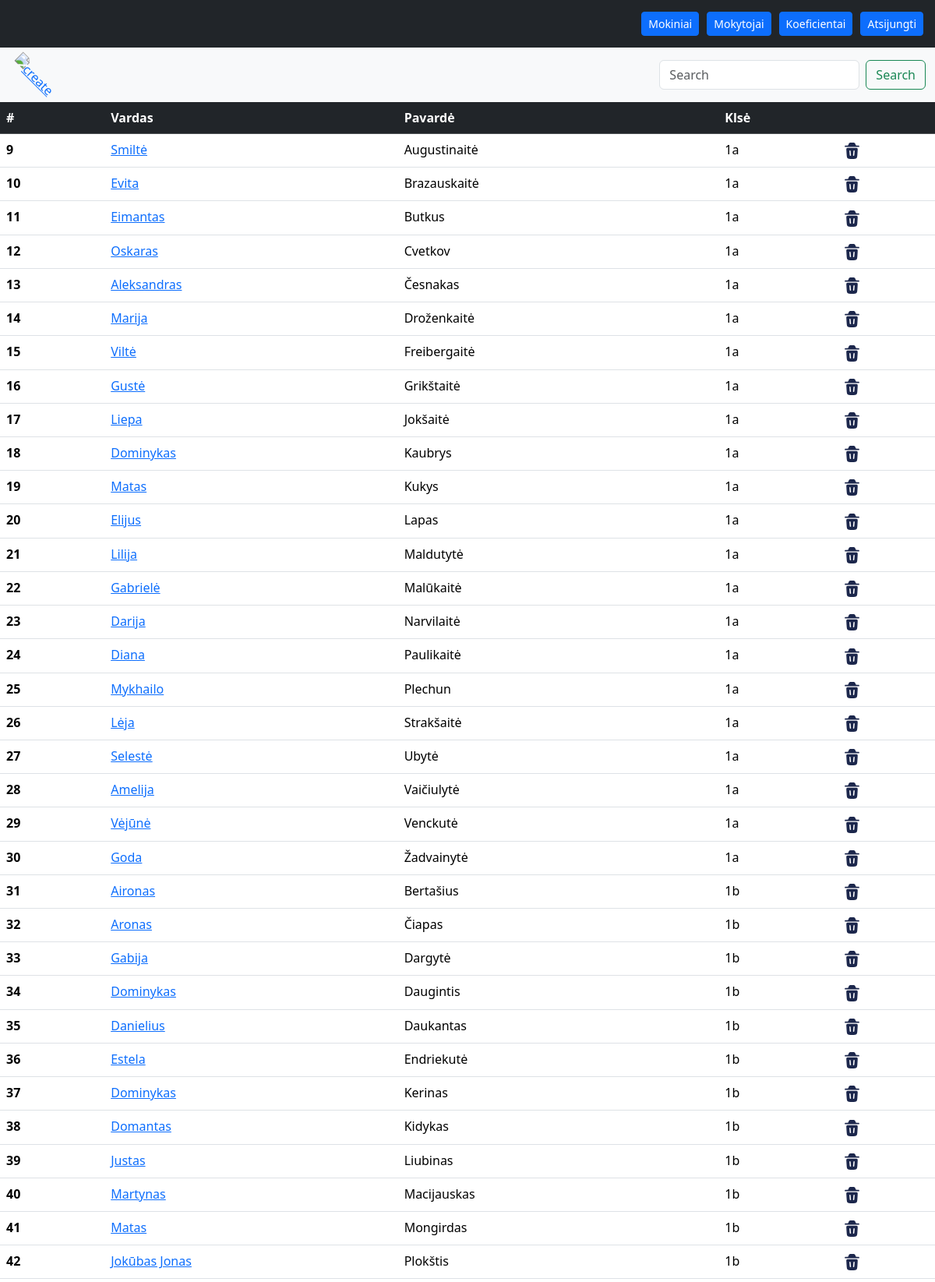
Screenshot of /student/ (signed in, upper part) with the database file from the repository.
### student/models.py (models this page shows, shortened)
class Student(models.Model):
    name = models.CharField(max_length=30)
    surename = models.CharField(max_length=30)
    student_class = models.ForeignKey('StudentClass', null=True, on_delete=models.SET_NULL)
    date_created = models.DateTimeField(auto_now_add=True)
    date_modified = models.DateTimeField(auto_now=True)

class StudentClass(models.Model):
    class_name = models.CharField(max_length=255)
    date_created = models.DateTimeField(auto_now_add=True)
    date_modified = models.DateTimeField(auto_now=True)
    def __str__(self) -> str:
        return self.class_name

### student/views.py (the view)
# urls.py: path('', StudentListView.as_view(), name='student-list'),
class StudentListView(LoginRequiredMixin, ListView):
    model = Student
    template_name = 'student-list.html'
    login_url = '/accounts/login/'
    def get_queryset(self):
        queryset = Student.objects.all()
        search_query = self.request.GET.get('search', '')
        if search_query:
            queryset = queryset.filter(
                Q(name__icontains=search_query) |
                Q(surename__icontains=search_query) |
                Q(student_class__class_name__icontains=search_query)
            )
        return queryset
    def get_context_data(self, **kwargs):
        student_classes = StudentClass.objects.all()
        context = super().get_context_data(**kwargs)
        context['student_classes'] = student_classes
        return context

### student/templates/student-list.html (shortened to what this page needs)
{% extends 'student-layout.html' %}
{% load static %}
{% block tools %}
<a href="{% url 'student-create' %}" data-bs-toggle="tooltip" data-bs-placement="top"
title="Pridėti mokinį">
<img style="width: 25px; transform: rotate(45deg);" src="{% static 'images/cross-red.svg' %}"
  alt="create" />
</a>
{% endblock %}
{% block search %}
<form class="d-flex" method="GET" action="{% url 'student-list' %}">
  <input class="form-control me-2" type="search" placeholder="Search" aria-label="Search" name="search" />
  <button class="btn btn-outline-success" type="submit">Search</button>
</form>
{% endblock %}
{% block content %}
<table class="table table-hover">
  <thead class="table-dark">
    <tr>
      <th scope="col">#</th>
      <th scope="col">Vardas</th>
      <th scope="col">Pavardė</th>
      <th scope="col">
        <div class="dropdown">
          <a style="text-decoration: none; color: white;" href="#" role="button" id="dropdownMenuLink" data-bs-toggle="dropdown" aria-expanded="false">Klsė</a>
        </div>
      </th>
      <th scope="col"></th>
    </tr>
  </thead>
  <tbody>
    {% for student in object_list %}
    <tr>
      <th scope="row">{{ student.id }}</th>
      <td>
        <a href="{% url 'student-detail' student.id %}">
          {{ student.name }}
        </a>
      </td>
      <td>{{ student.surename }}</td>
      <td>{{ student.student_class }}</td>
      <td>
        <div style="display: flex; gap: 10px;">
          <a href="{% url 'student-delete' student.id %}" data-bs-toggle="tooltip" data-bs-placement="top"
            title="Trinti">
            <img style="width: 25px;" src="{% static 'images/trash.svg' %}" alt="delete" />
          </a>
        </div>
      </td>
    </tr>
    {% endfor %}
  </tbody>
</table>
{% endblock %}

### rows the page displays
Student: id "9", name "Smiltė", surename "Augustinaitė", student_class "1a"
Student: id "10", name "Evita", surename "Brazauskaitė", student_class "1a"
Student: id "11", name "Eimantas", surename "Butkus", student_class "1a"
Student: id "12", name "Oskaras", surename "Cvetkov", student_class "1a"
Student: id "13", name "Aleksandras", surename "Česnakas", student_class "1a"
Student: id "14", name "Marija", surename "Droženkaitė", student_class "1a"
Student: id "15", name "Viltė", surename "Freibergaitė", student_class "1a"
Student: id "16", name "Gustė", surename "Grikštaitė", student_class "1a"
Student: id "17", name "Liepa", surename "Jokšaitė", student_class "1a"
Student: id "18", name "Dominykas", surename "Kaubrys", student_class "1a"
Student: id "19", name "Matas", surename "Kukys", student_class "1a"
Student: id "20", name "Elijus", surename "Lapas", student_class "1a"
Student: id "21", name "Lilija", surename "Maldutytė", student_class "1a"
Student: id "22", name "Gabrielė", surename "Malūkaitė", student_class "1a"
Student: id "23", name "Darija", surename "Narvilaitė", student_class "1a"
Student: id "24", name "Diana", surename "Paulikaitė", student_class "1a"
Student: id "25", name "Mykhailo", surename "Plechun", student_class "1a"
Student: id "26", name "Lėja", surename "Strakšaitė", student_class "1a"
Student: id "27", name "Selestė", surename "Ubytė", student_class "1a"
Student: id "28", name "Amelija", surename "Vaičiulytė", student_class "1a"
Student: id "29", name "Vėjūnė", surename "Venckutė", student_class "1a"
Student: id "30", name "Goda", surename "Žadvainytė", student_class "1a"
Student: id "31", name "Aironas", surename "Bertašius", student_class "1b"
Student: id "32", name "Aronas", surename "Čiapas", student_class "1b"
Student: id "33", name "Gabija", surename "Dargytė", student_class "1b"
Student: id "34", name "Dominykas", surename "Daugintis", student_class "1b"
Student: id "35", name "Danielius", surename "Daukantas", student_class "1b"
Student: id "36", name "Estela", surename "Endriekutė", student_class "1b"
Student: id "37", name "Dominykas", surename "Kerinas", student_class "1b"
Student: id "38", name "Domantas", surename "Kidykas", student_class "1b"
Student: id "39", name "Justas", surename "Liubinas", student_class "1b"
Student: id "40", name "Martynas", surename "Macijauskas", student_class "1b"
Student: id "41", name "Matas", surename "Mongirdas", student_class "1b"
Student: id "42", name "Jokūbas Jonas", surename "Plokštis", student_class "1b"
